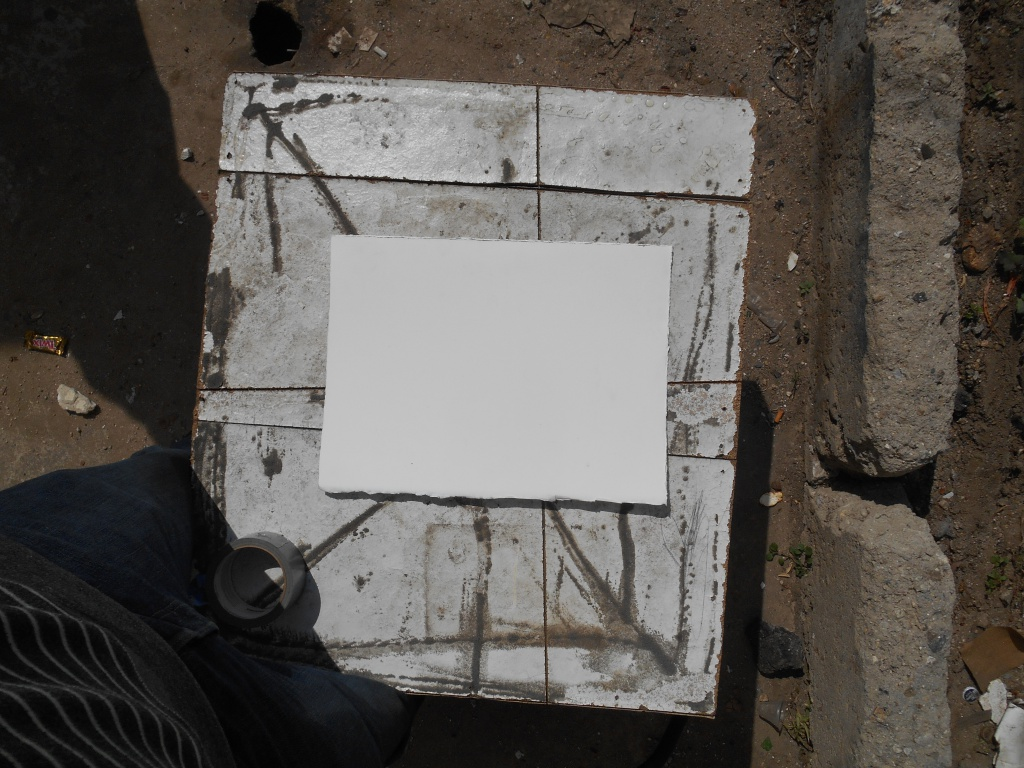
#> input picture odd_pys/i/imageresized_0.jpg, 1024 x 768 px, found by its file name
$ python crop_contour__v2.py   (older library calls are emulated)
#> lines starting #> are read from the running program, lines starting #| are printed output that depends on the picture; after the words box and inside, x2 and y2 are one past the last pixel; in counts of white or black regions, pixels touching at a corner belong together
import numpy as np
import cv2


gwash = cv2.imread('images/imageresized_0.jpg')# Read in your image
#> gwash is the input picture: shape (768, 1024, 3); mean B, G, R 82.4, 86.9, 91.1
gwashBW = cv2.cvtColor(gwash, cv2.COLOR_BGR2GRAY) #change to grayscale
ret,thresh1 = cv2.threshold(gwashBW,170,255,cv2.THRESH_BINARY) #the value of 15 is chosen by trial-and-error to produce the best outline of the skull
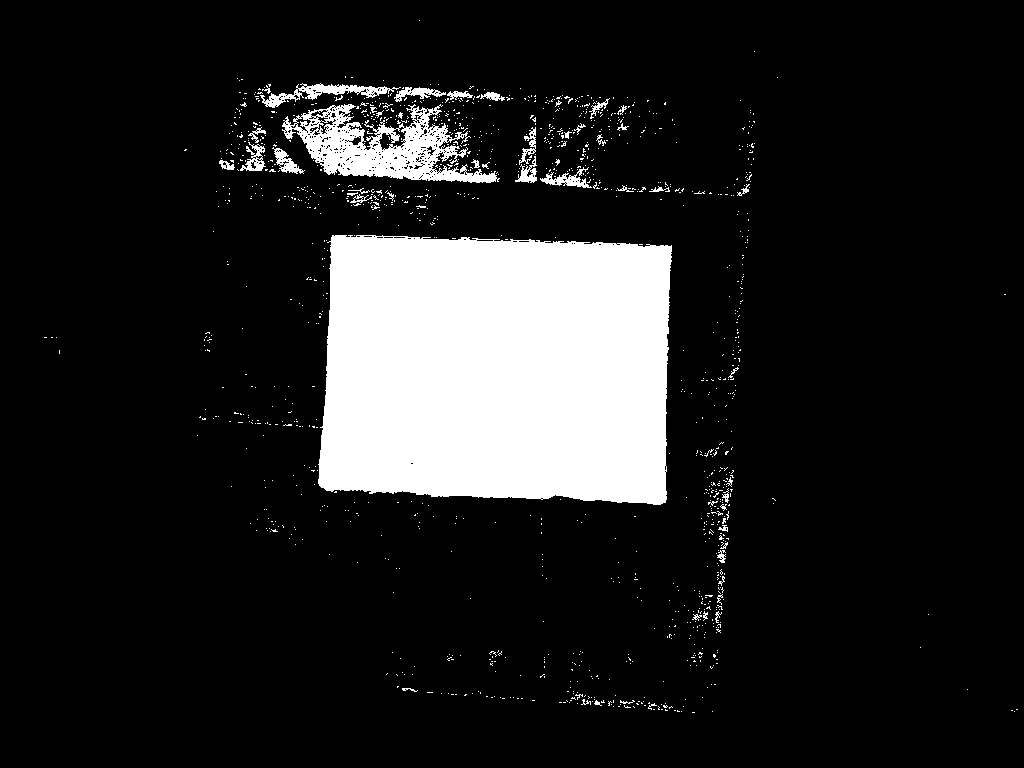
#> thresh1: shape (768, 1024); 13.1% white; 1277 white regions (1227 under 20 px), largest, box (x1, y1, x2, y2) and area: (318, 235, 672, 505) 87842, (282, 104, 500, 183) 7590, (260, 83, 401, 108) 1048
kernel = np.ones((4,4),np.uint8) #square image kernel used for erosion
erosion = cv2.erode(thresh1, kernel,iterations = 1) #refines all edges in the binary image
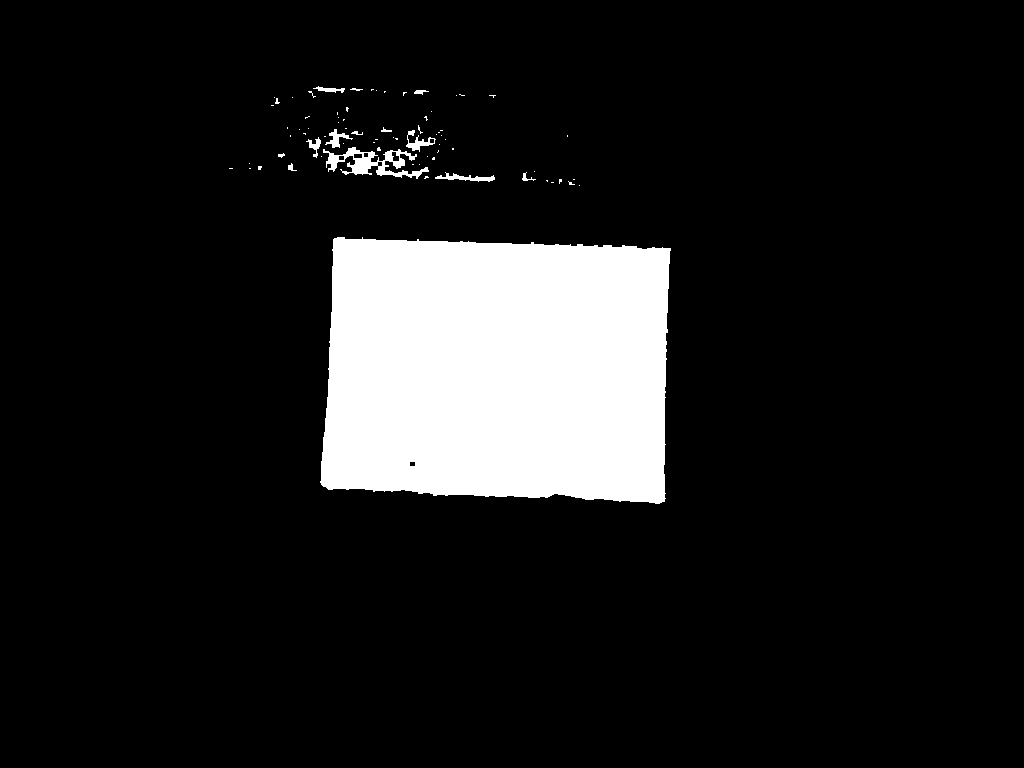
#> erosion: shape (768, 1024); 11.2% white; 74 white regions (60 under 20 px), largest, box (x1, y1, x2, y2) and area: (320, 237, 671, 504) 85504, (323, 147, 429, 179) 1290, (435, 172, 495, 182) 241
opening = cv2.morphologyEx(erosion, cv2.MORPH_OPEN, kernel)
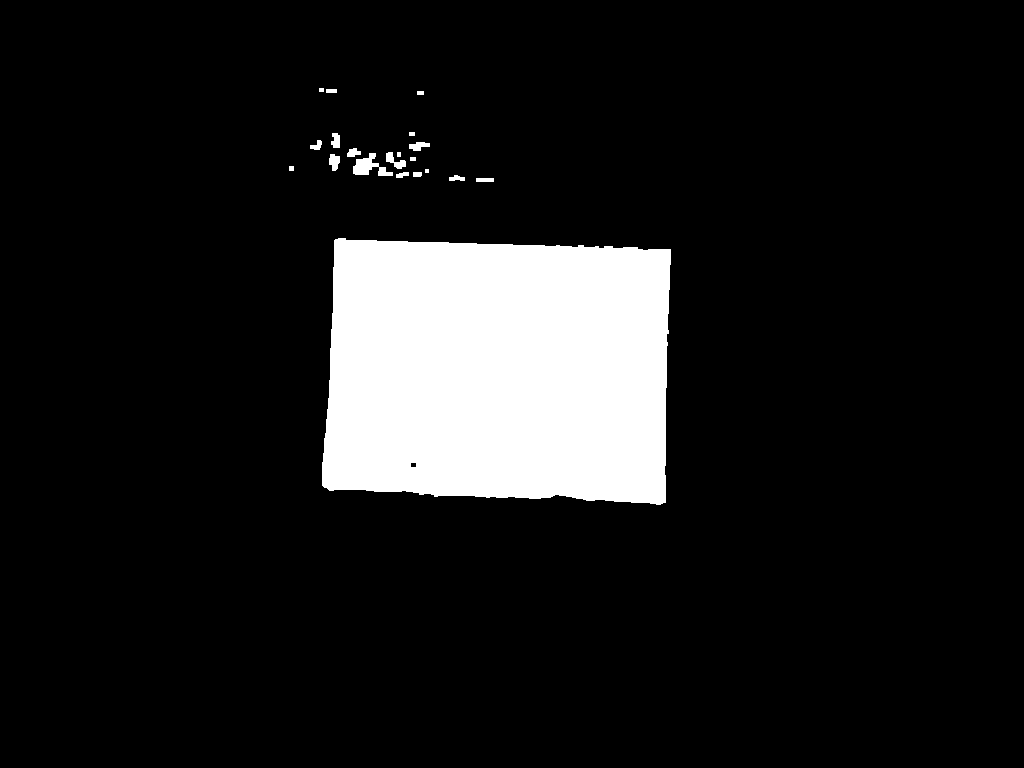
#> opening: shape (768, 1024); 11.1% white; 20 white regions (1 under 20 px), largest, box (x1, y1, x2, y2) and area: (322, 238, 671, 505) 85442, (353, 153, 393, 176) 437, (386, 152, 406, 169) 159
closing = cv2.morphologyEx(opening, cv2.MORPH_CLOSE, kernel) #this is for further removing small noises and holes in the image
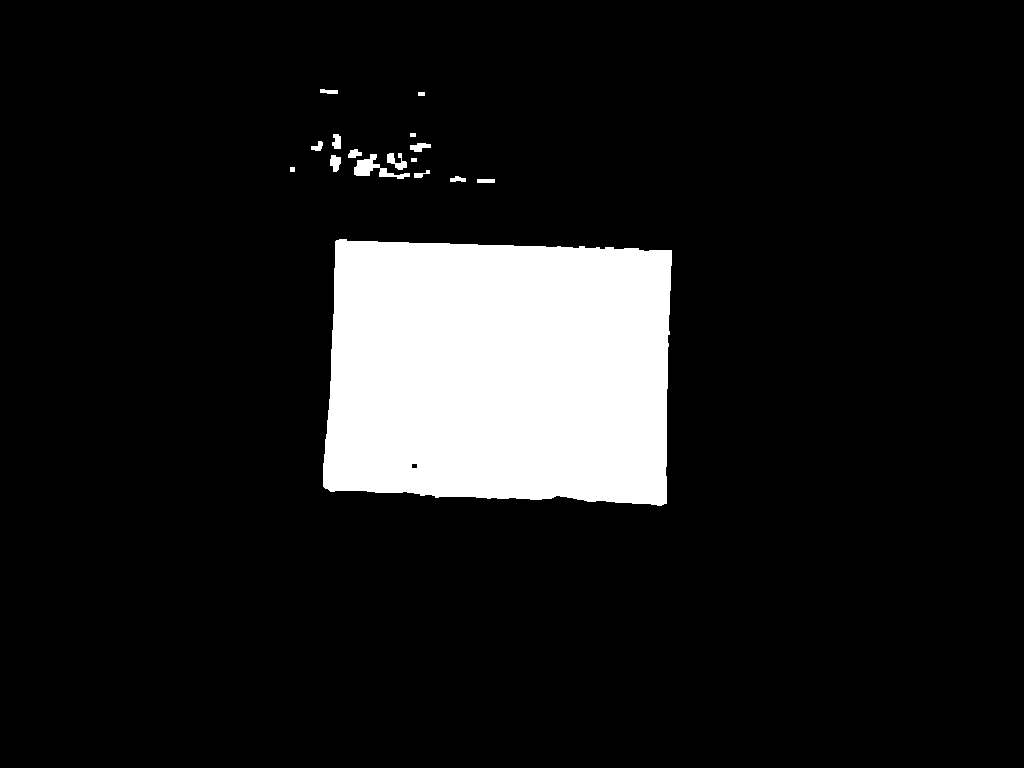
#> closing: shape (768, 1024); 11.1% white; 16 white regions
_, contours ,_ = cv2.findContours(closing,cv2.RETR_TREE,cv2.CHAIN_APPROX_SIMPLE) #find contours with simple approximation
#> contours = 17 contours, 4 with area under 20; largest, box (x1, y1, x2, y2) and area: (323, 239, 672, 506) 84868, (354, 154, 410, 179) 414, (387, 153, 407, 170) 139, (330, 155, 341, 172) 114, (410, 143, 431, 152) 99


# Find the index of the largest contour
areas = [cv2.contourArea(c) for c in contours]
#> areas = [84867.5, 28, 51, 49.5, 41.5, 16, 15, 113.5, 413.5, 139, 69.5, 99, 54.5, 86, 15, 18, 49]
idx = np.argmax(areas)
#> idx = 0
cnt = contours[idx]
#> cnt = contour of 176 points, box (x1, y1, x2, y2) (323, 239, 672, 506), area 84868


mask = np.zeros_like(gwash) # Create mask where white is what we want, black otherwise
cv2.drawContours(mask, contours, idx, (255,255,255), -1) # Draw filled contour in mask
#> mask: shape (768, 1024, 3); 10.9% white; 1 white region, box (x1, y1, x2, y2) and area: (323, 239, 672, 506) 85462
out = np.zeros_like(gwash) # Extract out the object and place into output image
out[mask == 255] = gwash[mask == 255]
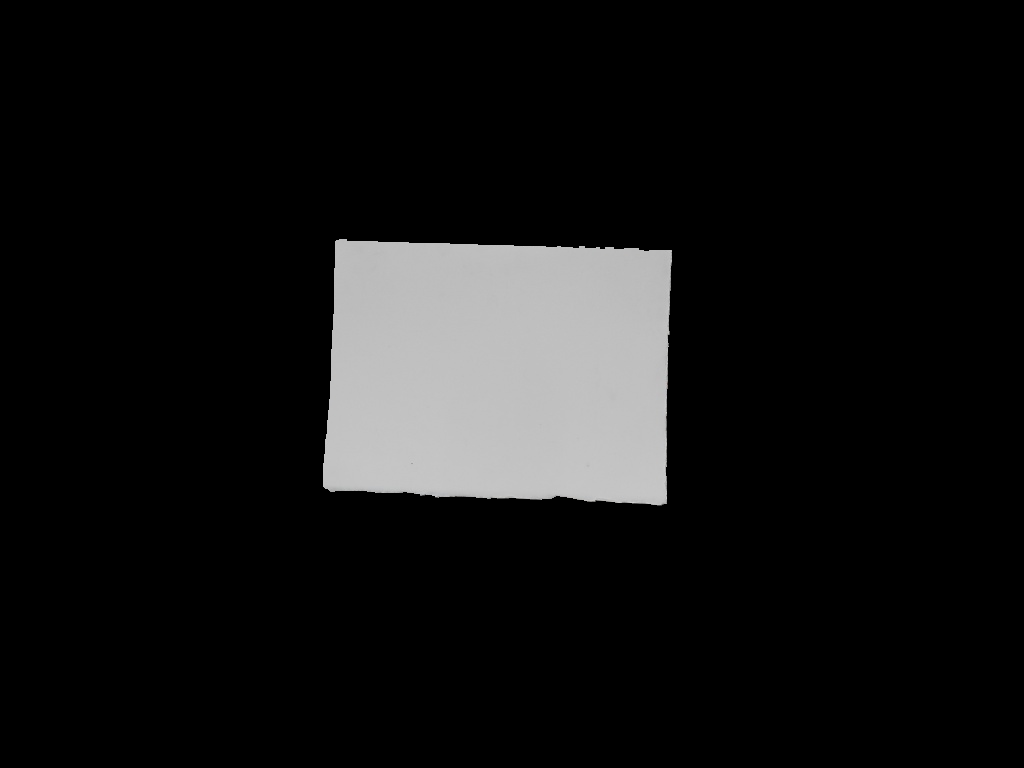
#> out: shape (768, 1024, 3); mean B, G, R 20.8, 20.8, 20.8

# Show the output image
cv2.imshow('Output', out)
cv2.waitKey(0)
cv2.destroyAllWindows()
